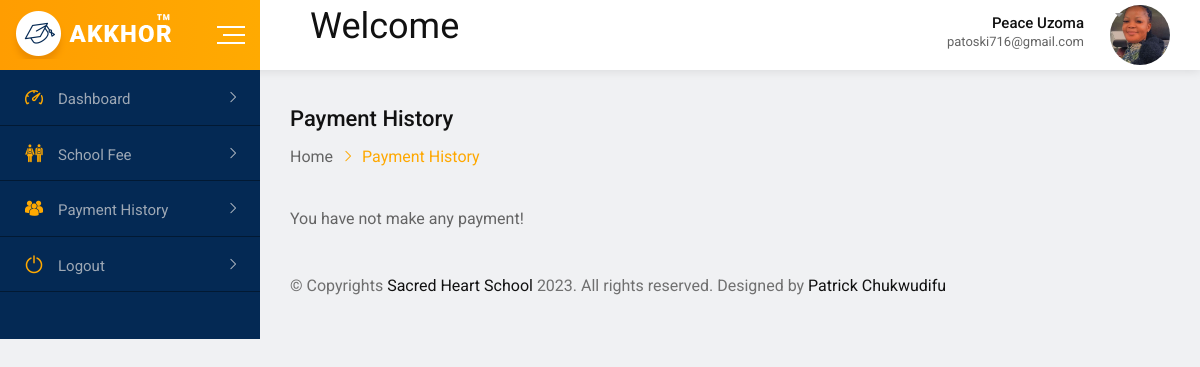
The app's page /history/ (signed in), older data.
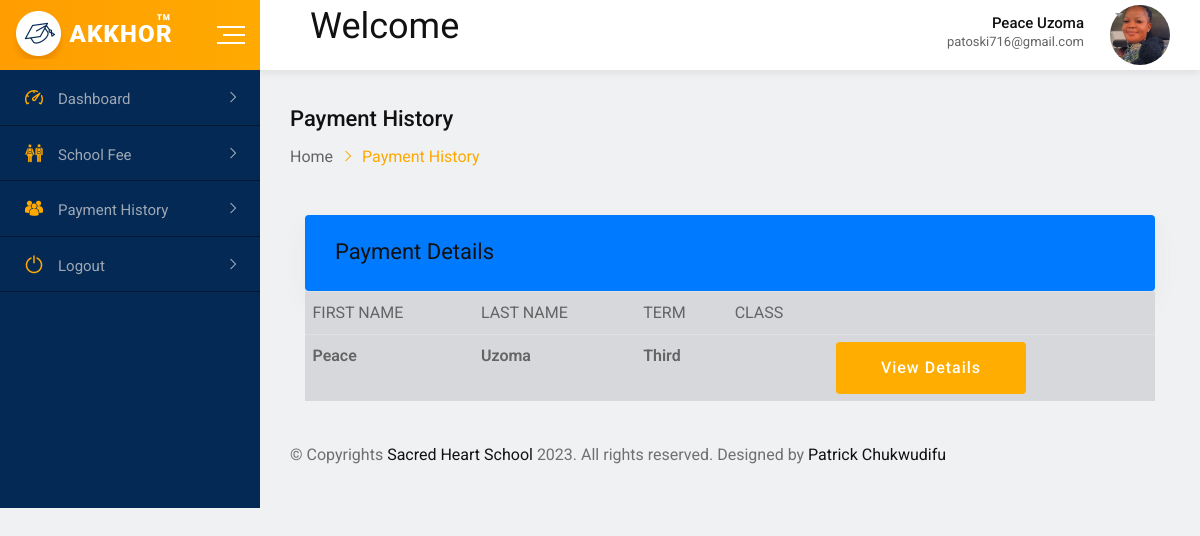
The same page, newer data.
### accounts/models.py (models this page shows, shortened)
class Payment(models.Model):
    user_id = models.IntegerField(blank=True)
    first_name = models.CharField(max_length=200)
    last_name = models.CharField(max_length=200)
    email = models.EmailField(max_length=100)
    student_class = models.CharField(max_length=100,default='')
    term=models.CharField(max_length=200,null=False,choices=Terms, default='First')
    created_at = models.DateTimeField(auto_now_add=True)
    amount = models.DecimalField(max_digits=8, decimal_places=2)
    verified=models.BooleanField(default=False)
    ref=models.CharField(max_length=200)
    class Meta:
        ordering = ['-created_at']

### accounts/views.py (the view)
# urls.py: path('history/', views.history, name='history'),
def history(request):
    pick = Payment.objects.order_by('-created_at').filter(user_id=request.user.id)
    context = {'pick': pick}
    return render(request,'dashboard/history.html',context)

### accounts/templates/dashboard/history.html (shortened to what this page needs)
{% extends 'dashboard/base.html' %}
{% load static %}
{% block content %}
<div class="breadcrumbs-area">
    <h3>Payment History</h3>
    <ul>
        <li>
            <a href="{% url 'history' %}">Home</a>
        </li>
        <li>Payment History</li>
    </ul>
</div>
{% if pick %}
    <section id="results" >
        <div  class="container mt-3 m-3 mx-auto">
            <div class="body-container mt-md-3">
                <div class="table_container">
                    <div class="row " >
                        <div class="col-md-12" >
                            <div class="card-body bg-primary text-dark py-1">
                                <p><h3>Payment Details </h3></p>
                            </div>
                            <div class="table-responsive" id="table" >
                                <table class="table" style="width: 100%">
                                    <tbody id="logs_table">
                                      <tr class="text-uppercase">
                                        <td class="table-secondary">First Name</td>
                                        <td class="table-secondary">Last Name</td>
                                        <td class="table-secondary">Term</td>
                                        <td class="table-secondary">Class</td>
                                        <td class="table-secondary"></td>
                                        </tr>
                                        {% for picks in pick %}
                                        <tr class="text-capitalize">
                                        <td class="table-secondary"><p style="font-weight: 600;">{{picks.first_name}}</p></td>
                                        <td class="table-secondary"><p style="font-weight: 600;">{{picks.last_name}}</p></td>
                                        <td class="table-secondary"><p style="font-weight: 600;">{{picks.term}}</p></td>
                                        <td class="table-secondary"><p style="font-weight: 600;">{{picks.student_class}}</p></td>
                                        <td class="table-secondary"><a href="{% url 'detail' pk=picks.pk %}"  class="btn-gradient-yellow btn-hover-bluedark btn-fill-lg">View Details</button></td>
                                    </tr>
{% endfor %}
                                    </tbody>
                                  </table>
                            </div>
                        </div>
                    </div>
                </div>
            </div>
        </div>
    </section>
{% else %}
<p>You have not make any payment!</p>
{% endif %}
{% endblock content %}

Row changes from the older to the newer data that the page shows:
added Payment: first_name "Peace", last_name "Uzoma", term "Third"
Text that changed along with them:
text no longer shown: "You have not make any payment!"
text now shown: "Payment Details FIRST NAME LAST NAME TERM CLASS"
